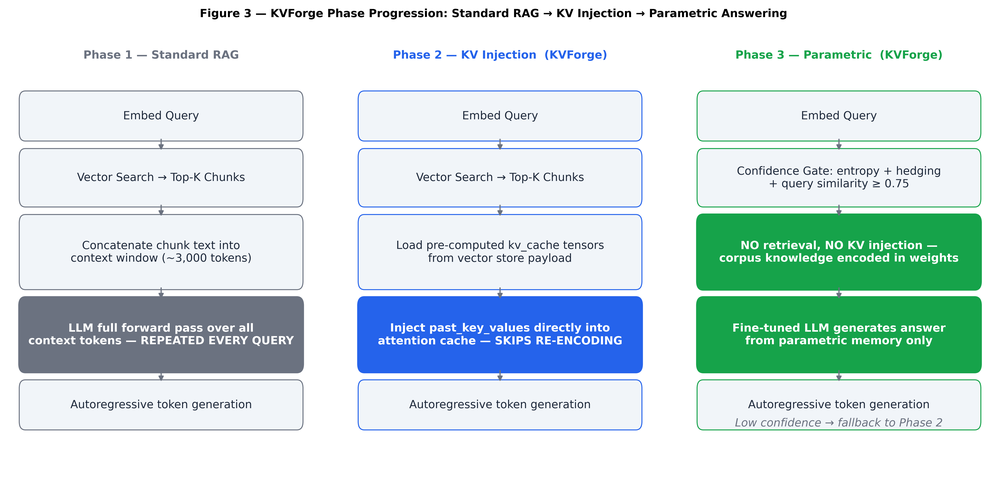
#> input picture docs/figures/fig03_rag_vs_kv_injection.png, 1000 x 494 px, shrunk from 5256 x 2596 before the run, found by its file name
$ python crop_titles.py
#> lines starting #> are read from the running program, lines starting #| are printed output that depends on the picture
#!/usr/bin/env python3
"""Crop the top main-title band off figures that are otherwise correct.
Detects: [title ink block] [white gap] [content block], crops above content."""
import sys
import numpy as np
from PIL import Image
from pathlib import Path

SRC = Path(__file__).parent / "figsrc"
OUT = Path(__file__).parent / "figures"
# source -> output name (logical paper figure numbers)
JOBS = {
    "fig03_rag_vs_kv_injection.png": "fig2_phase_flow.png",
    "fig04_tier_weights.png":        "fig3_tier_weights.png",
    "fig06_confidence_gate.png":     "fig6_confidence_gate.png",
    "gemma4_crossover_consolidated.png": "fig8_crossover.png",
}

def crop_top_title(src, dst):
    im = Image.open(src).convert("RGB")
    a = np.asarray(im.convert("L"))
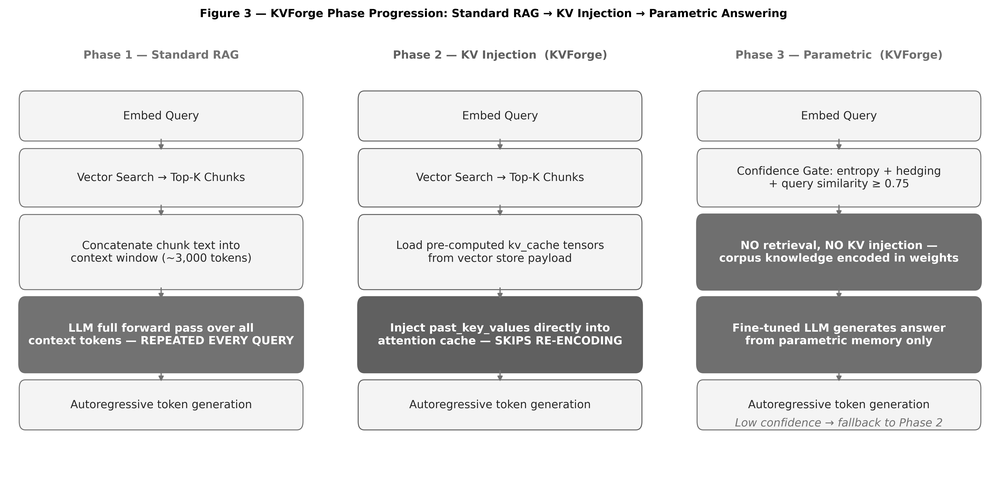
#> a: shape (494, 1000); min 0, max 255, mean 220.6
    h, w = a.shape
#> h = 494; w = 1000
    darkfrac = (a < 160).mean(axis=1)        # fraction of dark pixels per row
#> darkfrac = 494 values, max 0.858 at index 304, min 0 at index 0, mean 0.192
    inky = darkfrac > 0.003                   # row has meaningful ink
    # walk: skip leading white, title block, gap, then content start
    i = 0
    while i < h and not inky[i]: i += 1       # top white margin
#> this loop made 8 passes
#> after the loop, i = 8
    title_start = i
#> title_start = 8
    while i < h and inky[i]: i += 1           # title block
#> this loop made 12 passes
#> after the loop, i = 20
    title_end = i
#> title_end = 20
    gap_start = i
#> gap_start = 20
    while i < h and not inky[i]: i += 1        # gap after title
#> this loop made 30 passes
#> after the loop, i = 50
    content_start = i
#> content_start = 50
    gap = content_start - gap_start
#> gap = 30
    # sanity: a real title band is in the top ~18% and followed by a clear gap
    if title_start < h * 0.18 and gap >= 6 and content_start < h * 0.22:
        top = max(0, content_start - int(0.012 * h))   # keep a thin margin
#> top = 45
        im.crop((0, top, w, h)).save(dst)
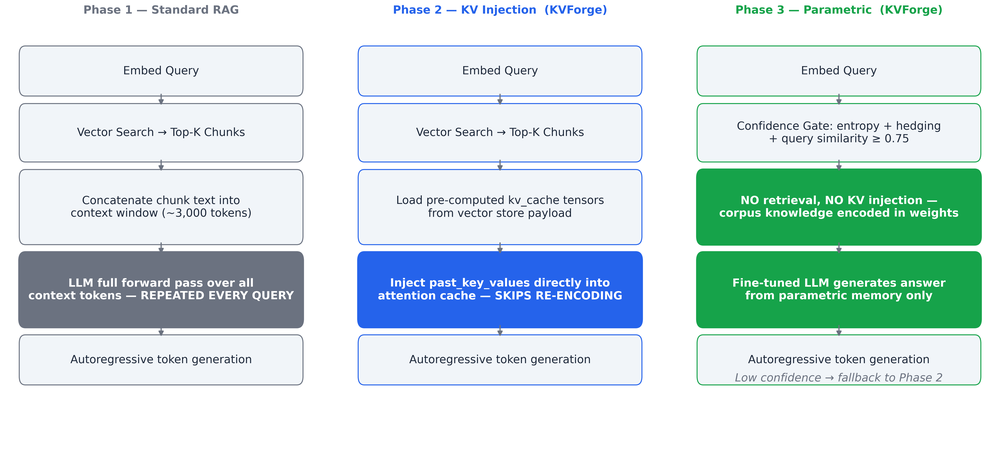
#> saved as fig2_phase_flow.png: PIL image 1000x449 RGB; mean R, G, B 204.8, 223.9, 224.8
        print(f"ok  {src.name}: cropped {top}px of {h}  (title {title_start}-{title_end}, gap {gap}) -> {dst.name}")
#| ok  fig03_rag_vs_kv_injection.png: cropped 45px of 494  (title 8-20, gap 30) -> fig2_phase_flow.png
    else:
        im.save(dst)
        print(f"WARN {src.name}: no clear title band (title_start={title_start}, gap={gap}, content={content_start}); copied as-is")

for s, d in JOBS.items():
    crop_top_title(SRC / s, OUT / d)
#> pass 2 of the loop `for s, d in JOBS.items():`:
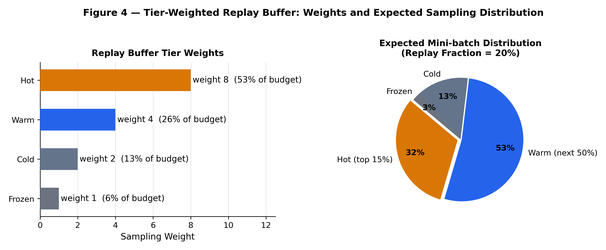
#> input picture docs/figures/fig04_tier_weights.png, 606 x 250 px, shrunk from 3183 x 1312 before the run, found by its file name
#> im: PIL image 606x250 RGB
#> in crop_top_title (call 2), `a = np.asarray(im.convert("L"))`:
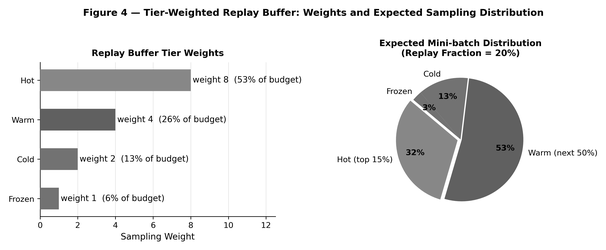
#> a: shape (250, 606); min 0, max 255, mean 230.8
#> darkfrac = 250 values, max 0.492 at index 11, min 0 at index 0, mean 0.152
#> the loop in crop_top_title (call 2), `while i < h and not inky[i]: i += 1` made 8 passes
#> after the loop in crop_top_title (call 2), `while i < h and not inky[i]: i += 1`: i = 8
#> the loop in crop_top_title (call 2), `while i < h and inky[i]: i += 1` made 10 passes
#> after the loop in crop_top_title (call 2), `while i < h and inky[i]: i += 1`: i = 18
#> the loop in crop_top_title (call 2), `while i < h and not inky[i]: i += 1` made 21 passes
#> after the loop in crop_top_title (call 2), `while i < h and not inky[i]: i += 1`: i = 39
#> gap = 21
#> top = 36
#> in crop_top_title (call 2), `im.crop((0, top, w, h)).save(dst)`:
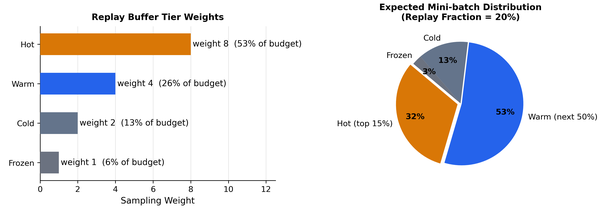
#> saved as fig3_tier_weights.png: PIL image 606x214 RGB; mean R, G, B 230, 228.8, 231.4
#| ok  fig04_tier_weights.png: cropped 36px of 250  (title 8-18, gap 21) -> fig3_tier_weights.png
#> pass 3 of the loop `for s, d in JOBS.items():`:
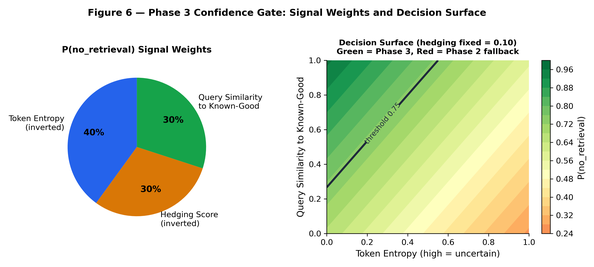
#> input picture docs/figures/fig06_confidence_gate.png, 594 x 267 px, shrunk from 3122 x 1403 before the run, found by its file name
#> im: PIL image 594x267 RGB
#> in crop_top_title (call 3), `a = np.asarray(im.convert("L"))`:
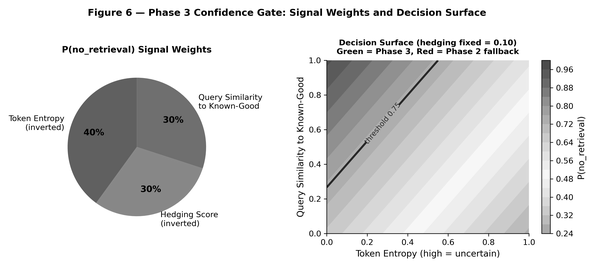
#> a: shape (267, 594); min 0, max 255, mean 220.8
#> darkfrac = 267 values, max 0.414 at index 11, min 0 at index 0, mean 0.166
#> the loop in crop_top_title (call 3), `while i < h and not inky[i]: i += 1` made 8 passes
#> after the loop in crop_top_title (call 3), `while i < h and not inky[i]: i += 1`: i = 8
#> the loop in crop_top_title (call 3), `while i < h and inky[i]: i += 1` made 10 passes
#> after the loop in crop_top_title (call 3), `while i < h and inky[i]: i += 1`: i = 18
#> the loop in crop_top_title (call 3), `while i < h and not inky[i]: i += 1` made 21 passes
#> after the loop in crop_top_title (call 3), `while i < h and not inky[i]: i += 1`: i = 39
#> in crop_top_title (call 3), `im.crop((0, top, w, h)).save(dst)`:
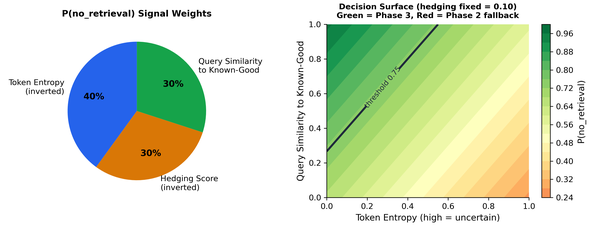
#> saved as fig6_confidence_gate.png: PIL image 594x231 RGB; mean R, G, B 211.8, 224, 200
#| ok  fig06_confidence_gate.png: cropped 36px of 267  (title 8-18, gap 21) -> fig6_confidence_gate.png
#> the loop made 4 passes; the first 3 are shown
